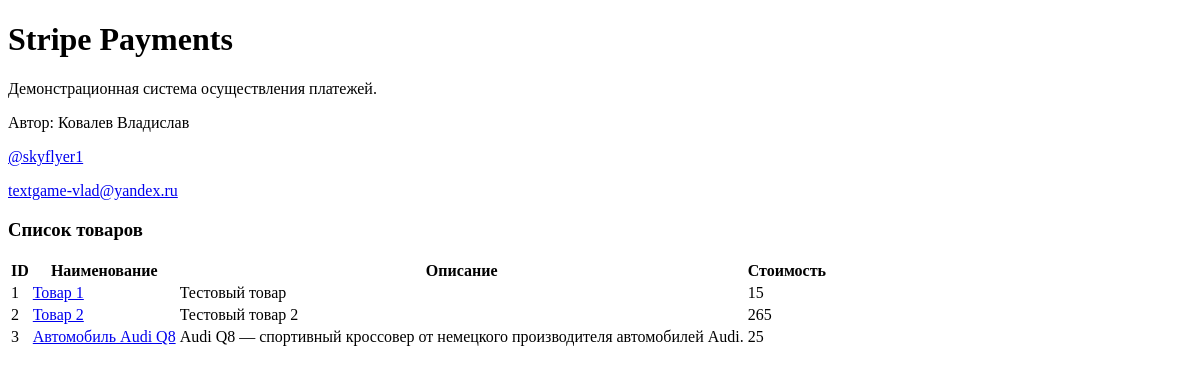
Before: / with the older database file.
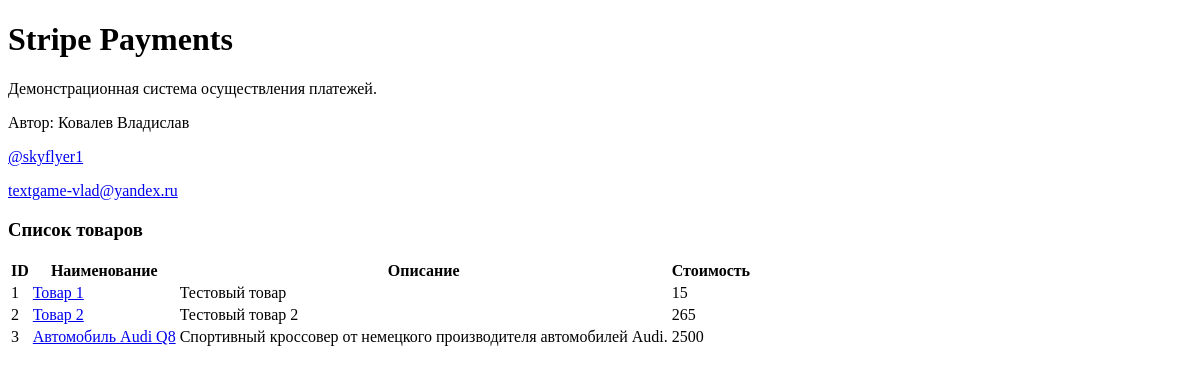
After: the same page with the newer database file.
### payments/models.py (models this page shows, shortened)
class Item(models.Model):
    name = models.CharField(
        verbose_name='Наименование',
        max_length=200,
        blank=False
    )
    description = models.TextField(
        verbose_name='Описание товара',
        max_length=250,
    )
    price = MoneyField(
        verbose_name='Стоимость',
        max_digits=19,
        decimal_places=0,
        default_currency='RUB',
        blank=False,
        validators=[
            MinMoneyValidator(1),
            MaxMoneyValidator(1000000),
            MinMoneyValidator({'RUB': 1}),
            MaxMoneyValidator({'RUB': 1000000}),
            MinMoneyValidator({'EUR': 1, 'USD': 1}),
            MaxMoneyValidator({'EUR': 1, 'USD': 10000}),
        ]
    )
    class Meta:
        verbose_name = 'Товар'
        verbose_name_plural = 'Товары'
        ordering = ['id']

### payments/views.py (the view)
# urls.py: path('', views.index, name='main'),
def index(request):
    item_list = Item.objects.all()  #select_related('name', 'price')
    return render(request, 'index.html', {'page_obj': item_list})

### payments/templates/index.html (shortened to what this page needs)
<!DOCTYPE html>
<html>
  <head>
  </head>
  <body>
    <h1>Stripe Payments</h1>
    <p>
      Демонстрационная система осуществления платежей.
    </p>
    <p>
      Автор: Ковалев Владислав
    </p>
    <p>
      <a href="https://t.me/skyflyer1">@skyflyer1</a>
    </p>
    <p>
      <a href="mailto:orders@example.com">textgame-vlad@yandex.ru</a>
    </p>
    <h3>Список товаров</h3>
    {% block content %}
      <table align="left">
        <tbody>
        <tr>
          <th>ID</th>
          <th>Наименование</th>
          <th>Описание</th>
          <th>Стоимость</th>
        </tr>
      {% for item in page_obj %}
        <tr>
        <td>{{ item.id }}</td>
        <td><a href="/item/{{item.id}}">{{ item.name }}</a>
        </td><td>{{ item.description }}</td>
        <td>{{ item.price }}</td>
        </tr>
      {% endfor %}
        </tbody>
      </table>
    {% endblock %}
  </body>
</html>

Changed rows visible on the page:
changed Item "Автомобиль Audi Q8": description "Audi Q8 — спортивный кроссовер от немецкого производителя автомобилей Audi." → "Спортивный кроссовер от немецкого производителя автомобилей Audi."; price "25" → "2500"
